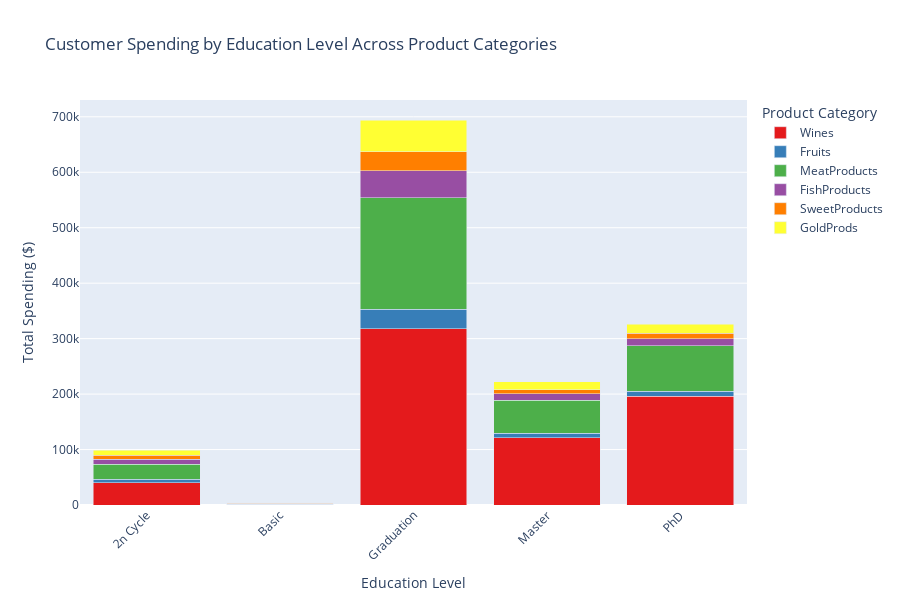

The notebook cell this image was saved under:
### Markdown cell above
**Hint**: By default, each row in the dataset is shown as a separate rectangle in the bar, and these rectangles have borders that can make the chart look cluttered. In that case, use `fig.update_traces(opacity=1, marker_line_width=0)` to remove the border lines.

### Code cell
import plotly.express as px

# Product spending columns
product_columns = ['MntWines', 'MntFruits', 'MntMeatProducts', 
                   'MntFishProducts', 'MntSweetProducts', 'MntGoldProds']

# Calculate total spending by education level for each product category
education_spending = df.groupby('Education')[product_columns].sum().reset_index()

# Reshape data to long format for plotting
education_spending_long = education_spending.melt(
    id_vars='Education',
    value_vars=product_columns,
    var_name='Product_Category',
    value_name='Total_Spending'
)

# Clean up product category names (remove 'Mnt' prefix)
education_spending_long['Product_Category'] = education_spending_long['Product_Category'].str.replace('Mnt', '')

# Create stacked bar chart
fig = px.bar(
    education_spending_long,
    x='Education',
    y='Total_Spending',
    color='Product_Category',
    title='Customer Spending by Education Level Across Product Categories',
    labels={
        'Total_Spending': 'Total Spending ($)',
        'Education': 'Education Level',
        'Product_Category': 'Product Category'
    },
    color_discrete_sequence=px.colors.qualitative.Set1
)

fig.update_layout(
    xaxis_tickangle=-45,
    height=600,
    showlegend=True,
    legend_title_text='Product Category',
    barmode='stack'
)

fig.show()

### Figure 1 — Plotly figure (JSON) as saved in the notebook; plotly's stock layout.template omitted (floating-point values rounded to 4 significant figures)
{"data": [{"hovertemplate": "Product Category=Wines<br>Education Level=%{x}<br>Total Spending ($)=%{y}<extra></extra>", "legendgroup": "Wines", "marker": {"color": "rgb(228,26,28)", "pattern": {"shape": ""}}, "name": "Wines", "orientation": "v", "showlegend": true, "textposition": "auto", "type": "bar", "x": ["2n Cycle", "Basic", "Graduation", "Master", "PhD"], "xaxis": "x", "y": [40169, 391, 318111, 121538, 195874], "yaxis": "y"}, {"hovertemplate": "Product Category=Fruits<br>Education Level=%{x}<br>Total Spending ($)=%{y}<extra></extra>", "legendgroup": "Fruits", "marker": {"color": "rgb(55,126,184)", "pattern": {"shape": ""}}, "name": "Fruits", "orientation": "v", "showlegend": true, "textposition": "auto", "type": "bar", "x": ["2n Cycle", "Basic", "Graduation", "Master", "PhD"], "xaxis": "x", "y": [5872, 600, 34441, 7802, 9690], "yaxis": "y"}, {"hovertemplate": "Product Category=MeatProducts<br>Education Level=%{x}<br>Total Spending ($)=%{y}<extra></extra>", "legendgroup": "MeatProducts", "marker": {"color": "rgb(77,175,74)", "pattern": {"shape": ""}}, "name": "MeatProducts", "orientation": "v", "showlegend": true, "textposition": "auto", "type": "bar", "x": ["2n Cycle", "Basic", "Graduation", "Master", "PhD"], "xaxis": "x", "y": [27016, 618, 201319, 59466, 81644], "yaxis": "y"}, {"hovertemplate": "Product Category=FishProducts<br>Education Level=%{x}<br>Total Spending ($)=%{y}<extra></extra>", "legendgroup": "FishProducts", "marker": {"color": "rgb(152,78,163)", "pattern": {"shape": ""}}, "name": "FishProducts", "orientation": "v", "showlegend": true, "textposition": "auto", "type": "bar", "x": ["2n Cycle", "Basic", "Graduation", "Master", "PhD"], "xaxis": "x", "y": [9608, 921, 48453, 11495, 12928], "yaxis": "y"}, {"hovertemplate": "Product Category=SweetProducts<br>Education Level=%{x}<br>Total Spending ($)=%{y}<extra></extra>", "legendgroup": "SweetProducts", "marker": {"color": "rgb(255,127,0)", "pattern": {"shape": ""}}, "name": "SweetProducts", "orientation": "v", "showlegend": true, "textposition": "auto", "type": "bar", "x": ["2n Cycle", "Basic", "Graduation", "Master", "PhD"], "xaxis": "x", "y": [6945, 654, 34915, 7595, 9787], "yaxis": "y"}, {"hovertemplate": "Product Category=GoldProds<br>Education Level=%{x}<br>Total Spending ($)=%{y}<extra></extra>", "legendgroup": "GoldProds", "marker": {"color": "rgb(255,255,51)", "pattern": {"shape": ""}}, "name": "GoldProds", "orientation": "v", "showlegend": true, "textposition": "auto", "type": "bar", "x": ["2n Cycle", "Basic", "Graduation", "Master", "PhD"], "xaxis": "x", "y": [9376, 1233, 56563, 14669, 15586], "yaxis": "y"}], "layout": {"barmode": "stack", "height": 600, "legend": {"title": {"text": "Product Category"}, "tracegroupgap": 0}, "showlegend": true, "title": {"text": "Customer Spending by Education Level Across Product Categories"}, "xaxis": {"anchor": "y", "domain": [0, 1], "tickangle": -45, "title": {"text": "Education Level"}}, "yaxis": {"anchor": "x", "domain": [0, 1], "title": {"text": "Total Spending ($)"}}}}
